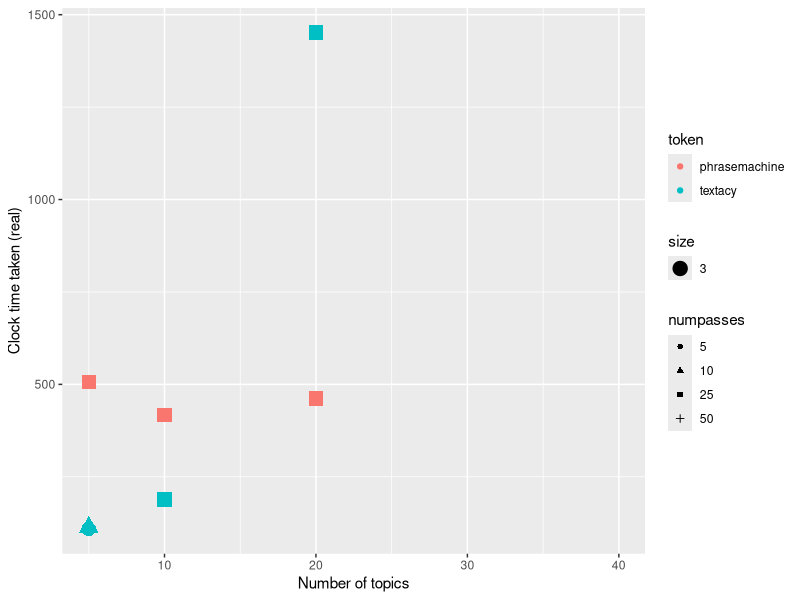

R code for this plot:
## ---- chunk 1
getwd()
## ---- chunk 2
df <- data.frame(numtop = c(20, 40, 5, 5, 10, 5, 10, 20), 
                 numpasses = as.factor(c(25, 50, 10, 5, 25, 25, 25, 25)),
                 token = c("textacy", "textacy", "textacy", "textacy", "textacy", "phrasemachine", "phrasemachine",  "phrasemachine"), 
                 real = c(1452, NaN, 114, 109, 189, 506, 417, 462)
                 )
## ---- chunk 3
library(tidyverse)
plot <- ggplot(df, aes(x=numtop, y=real, shape=numpasses, color = token, size = 3)) + geom_point() + labs(x = "Number of topics", y = "Clock time taken (real)")

ggsave(filename="LDA_realtime.png", plot=plot)
